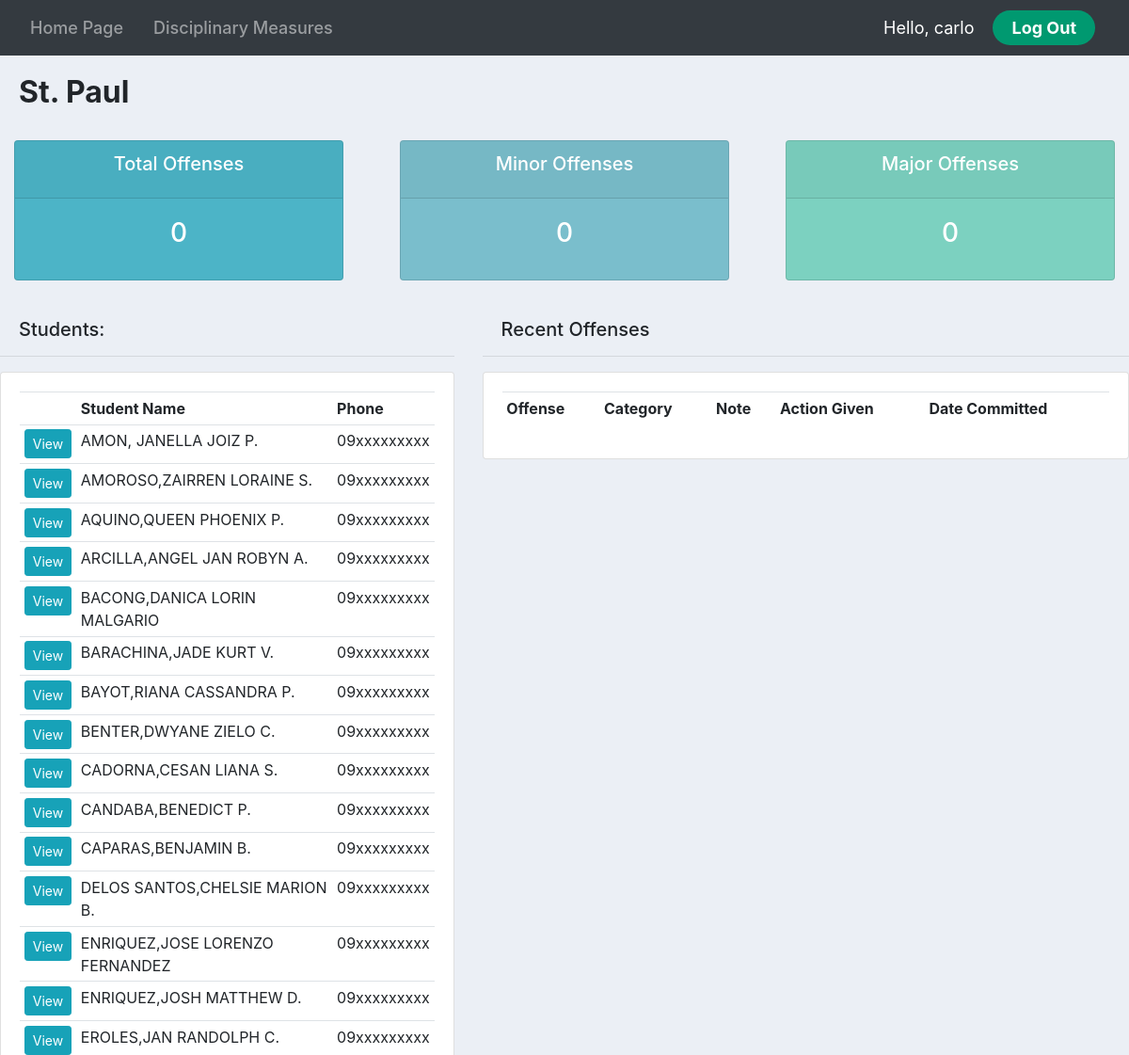
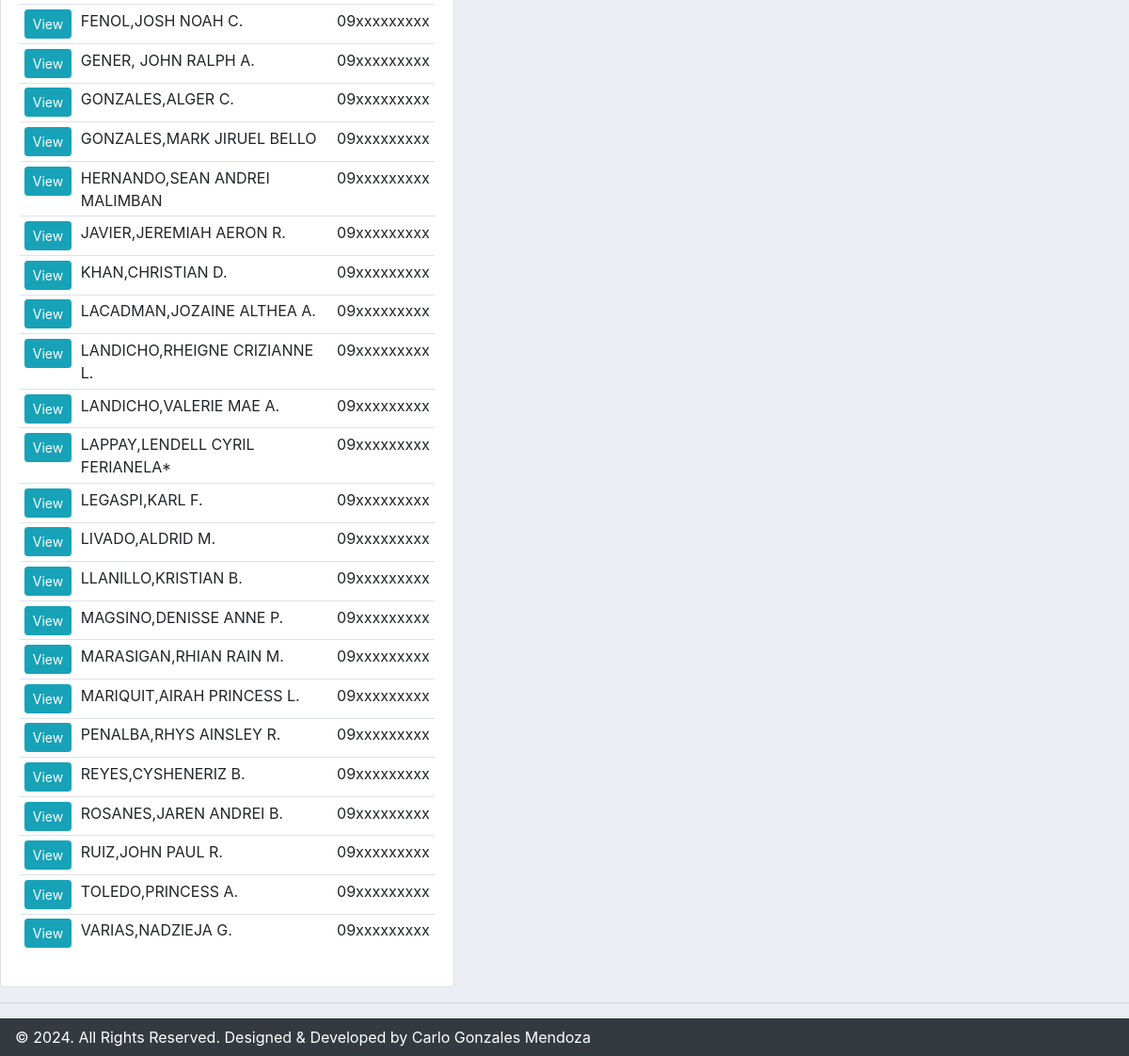
Page /homepage/paul/ (signed in) on the committed database (2 pictures, top to bottom).
### accounts/models.py (models this page shows, shortened)
class PaulStudent(models.Model):
    name = models.CharField(max_length=200, null=True)
    phone = models.CharField(max_length=200, null=True)
    email = models.CharField(max_length=200, null=True)
    guardian = models.CharField(max_length=200, null=True)
    date_created = models.DateTimeField(auto_now_add=True, null=True)

### accounts/views.py (the view)
# urls.py: path('homepage/paul/', views.paul, name='paul'),
@login_required(login_url='login')
def paul(request):
    pauloffenses = PaulOffense.objects.all()
    paulstudents = PaulStudent.objects.all()
    total_students = paulstudents.count()
    total_offenses = pauloffenses.count()
    minor = pauloffenses.filter(category='Minor').count()
    major = pauloffenses.filter(category='Major').count()
    context = {'offenses' :pauloffenses, 'students': paulstudents,
    'total_offenses': total_offenses, 'minor': minor, 'major': major,}
    return render(request, 'accounts/paul.html', context)

### accounts/templates/accounts/paul.html (shortened to what this page needs)
{% extends 'accounts/main.html' %}
{% block content %}
<h2 class="section">St. Paul</h2>
{% include 'accounts/status.html' %}
<br>
<div class="row">
    <div class="col-md-5">
        <h5 id="title">Students:</h5>
        <hr>
        <div class="card card-body">
            <table class="table table-sm">
                <tr>
                    <th></th>
                    <th>Student Name</th>
                    <th>Phone</th>
                </tr>
                {% for student in students %}
                <tr>
                    <td><a class="btn btn-sm btn-info" href="{% url 'paulprofile' student.id %}">View</a></td>
                    <td>{{student.name}}</td>
                    <td>{{student.phone}}</td>
                </tr>
                {% endfor %}
            </table>
        </div>
    </div>
    <div class="col-md-7">
        <h5 id="title">Recent Offenses</h5>
        <hr>
        <div class="card card-body">
        <table class="table table-sm">
            <tr>
                <th>Offense</th>
                <th>Category</th>
                <th>Note</th>
                <th>Action Given</th>
                <th>Date Committed</th>
            </tr>
        </table>
    </div>
</div>
</div>
{% endblock %}

### accounts/templates/accounts/navbar.html (shortened to what this page needs)
{% load static %}
<nav class="navbar navbar-expand-lg navbar-dark bg-dark">
    <div class="collapse navbar-collapse" id="navbarNav">
      <ul class="navbar-nav justify-content-center flex-grow-1 pe-3">
        <li class="nav-item">
          <a class="nav-link mx-lg-2" href="{% url 'homepage' %}">Home Page</a>
        </li>
        <li class="nav-item">
          <a class="nav-link mx-lg-2" href="{% url 'products' %}">Disciplinary Measures</a>
        </li>
      </ul>
    </div>
    <span class="hello-msg">Hello, {{request.user}}</span>
    <span ><a class="hello-log" href="{% url 'logout' %}">Log Out</a></span>
  </nav>

### static/css/main.css (style rules this page uses)
body { background-color: #ebeff5; }

### accounts/templates/accounts/navbar.html (style rules this page uses)
.hello-msg { font-size: 18px; color: #fff; margin-right: 20px; }
.hello-log { margin-right: 20px; background-color: #009970; color: #fff; font-size: 18px; padding: 8px 20px; border-radius: 50px; text-decoration: none; transition: 0.3s; font-weight: 700; }
.nav-link { font-size: 18px; color: #ffffff; font-weight: 500; position: relative; }
.nav-link::before { content: ""; position: absolute; bottom: 0; left: 50%; transform: translateX(-50%); width: 0%; height: 2px; background-color: #009970; visibility: hidden; transition: 0.3s ease-in-out; }

### accounts/templates/accounts/paul.html (style rules this page uses)
#title { margin-left: 20px; }
.section { font-weight: bolder; margin-top: 20px; margin-left: 20px; }

### rows in the picture
PaulStudent: name "AMON, JANELLA JOIZ P.", phone "09xxxxxxxxx"
PaulStudent: name "AMOROSO,ZAIRREN LORAINE S.", phone "09xxxxxxxxx"
PaulStudent: name "AQUINO,QUEEN PHOENIX P.", phone "09xxxxxxxxx"
PaulStudent: name "ARCILLA,ANGEL JAN ROBYN A.", phone "09xxxxxxxxx"
PaulStudent: name "BACONG,DANICA LORIN MALGARIO", phone "09xxxxxxxxx"
PaulStudent: name "BARACHINA,JADE KURT V.", phone "09xxxxxxxxx"
PaulStudent: name "BAYOT,RIANA CASSANDRA P.", phone "09xxxxxxxxx"
PaulStudent: name "BENTER,DWYANE ZIELO C.", phone "09xxxxxxxxx"
PaulStudent: name "CADORNA,CESAN LIANA S.", phone "09xxxxxxxxx"
PaulStudent: name "CANDABA,BENEDICT P.", phone "09xxxxxxxxx"
PaulStudent: name "CAPARAS,BENJAMIN B.", phone "09xxxxxxxxx"
PaulStudent: name "DELOS SANTOS,CHELSIE MARION B.", phone "09xxxxxxxxx"
PaulStudent: name "ENRIQUEZ,JOSE LORENZO FERNANDEZ", phone "09xxxxxxxxx"
PaulStudent: name "ENRIQUEZ,JOSH MATTHEW D.", phone "09xxxxxxxxx"
PaulStudent: name "EROLES,JAN RANDOLPH C.", phone "09xxxxxxxxx"
PaulStudent: name "FENOL,JOSH NOAH C.", phone "09xxxxxxxxx"
PaulStudent: name "GENER, JOHN RALPH A.", phone "09xxxxxxxxx"
PaulStudent: name "GONZALES,ALGER C.", phone "09xxxxxxxxx"
PaulStudent: name "GONZALES,MARK JIRUEL BELLO", phone "09xxxxxxxxx"
PaulStudent: name "HERNANDO,SEAN ANDREI MALIMBAN", phone "09xxxxxxxxx"
PaulStudent: name "JAVIER,JEREMIAH AERON R.", phone "09xxxxxxxxx"
PaulStudent: name "KHAN,CHRISTIAN D.", phone "09xxxxxxxxx"
PaulStudent: name "LACADMAN,JOZAINE ALTHEA A.", phone "09xxxxxxxxx"
PaulStudent: name "LANDICHO,RHEIGNE CRIZIANNE L.", phone "09xxxxxxxxx"
PaulStudent: name "LANDICHO,VALERIE MAE A.", phone "09xxxxxxxxx"
PaulStudent: name "LAPPAY,LENDELL CYRIL FERIANELA*", phone "09xxxxxxxxx"
PaulStudent: name "LEGASPI,KARL F.", phone "09xxxxxxxxx"
PaulStudent: name "LIVADO,ALDRID M.", phone "09xxxxxxxxx"
PaulStudent: name "LLANILLO,KRISTIAN B.", phone "09xxxxxxxxx"
PaulStudent: name "MAGSINO,DENISSE ANNE P.", phone "09xxxxxxxxx"
PaulStudent: name "MARASIGAN,RHIAN RAIN M.", phone "09xxxxxxxxx"
PaulStudent: name "MARIQUIT,AIRAH PRINCESS L.", phone "09xxxxxxxxx"
PaulStudent: name "PENALBA,RHYS AINSLEY R.", phone "09xxxxxxxxx"
PaulStudent: name "REYES,CYSHENERIZ B.", phone "09xxxxxxxxx"
PaulStudent: name "ROSANES,JAREN ANDREI B.", phone "09xxxxxxxxx"
PaulStudent: name "RUIZ,JOHN PAUL R.", phone "09xxxxxxxxx"
PaulStudent: name "TOLEDO,PRINCESS A.", phone "09xxxxxxxxx"
PaulStudent: name "VARIAS,NADZIEJA G.", phone "09xxxxxxxxx"

### other values in the picture
{{ request.user }} "carlo"
{{ total_offenses }} "0"
{{ minor }} "0"
{{ major }} "0"
